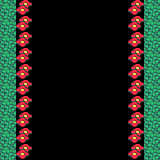

Below is a game level as drawn by its tile map, then a one-line description and the .tmx file that defines it, in full:
An orthogonal 10x10 tile map with 16x16 px tiles, 1 tile layer (Tile Layer 1).

<map version="1.2" tiledversion="1.3.1" orientation="orthogonal" renderorder="right-down" compressionlevel="-1" width="10" height="10" tilewidth="16" tileheight="16" infinite="0" nextlayerid="2" nextobjectid="1">
 <tileset firstgid="1" name="tf_jungle_tileset" tilewidth="16" tileheight="16" tilecount="462" columns="22">
  <image source="tf_jungle_tileset.png" width="352" height="336" />
 </tileset>
 <layer id="1" name="Tile Layer 1" width="10" height="10">
  <data encoding="csv">
24,72,0,0,0,0,0,0,72,24,
24,72,0,0,0,0,0,0,72,24,
24,72,0,0,0,0,0,0,72,24,
24,72,0,0,0,0,0,0,72,24,
24,72,0,0,0,0,0,0,72,24,
24,72,0,0,0,0,0,0,72,24,
24,72,0,0,0,0,0,0,72,24,
24,72,0,0,0,0,0,0,72,24,
24,72,0,0,0,0,0,0,72,24,
24,72,0,0,0,0,0,0,72,24
</data>
 </layer>
</map>
